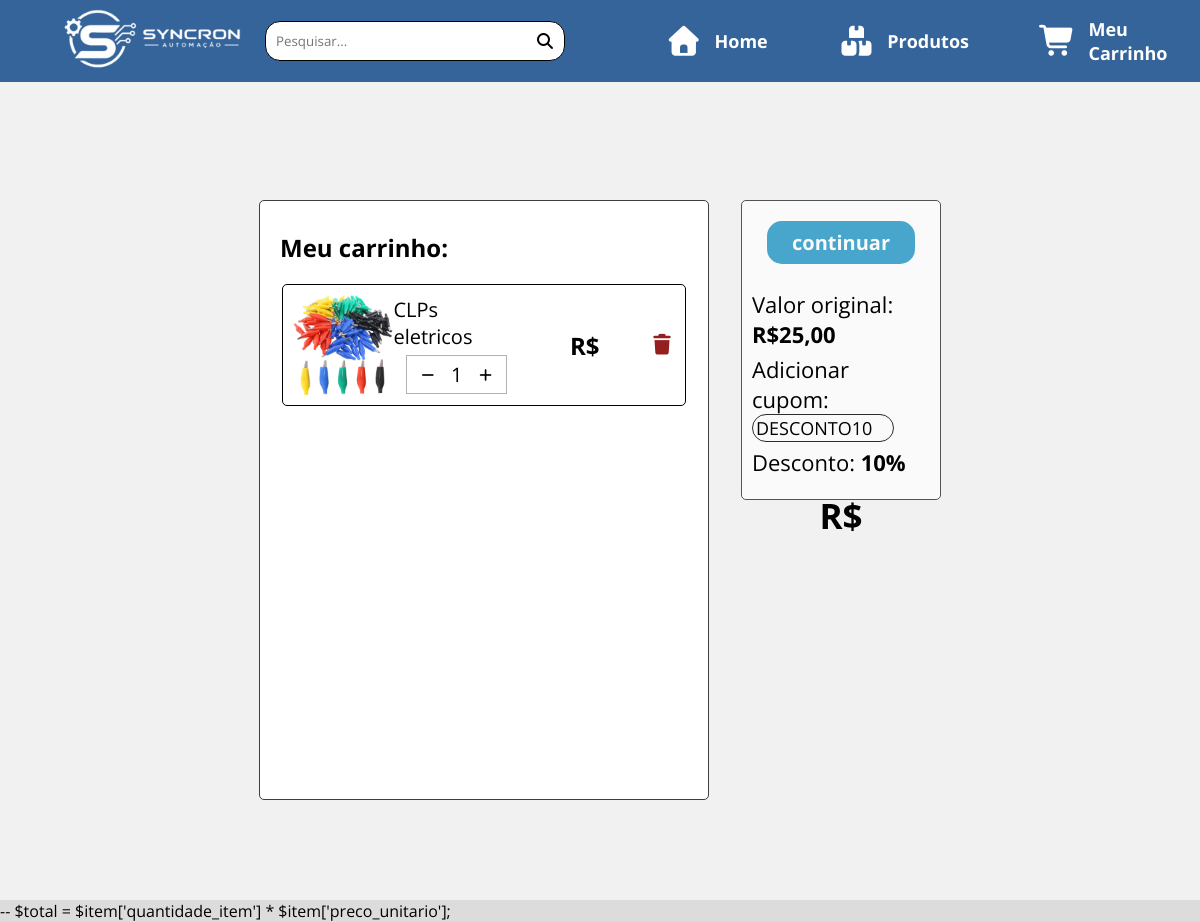
The app's page /pages/carrinho.php (signed in), older data.
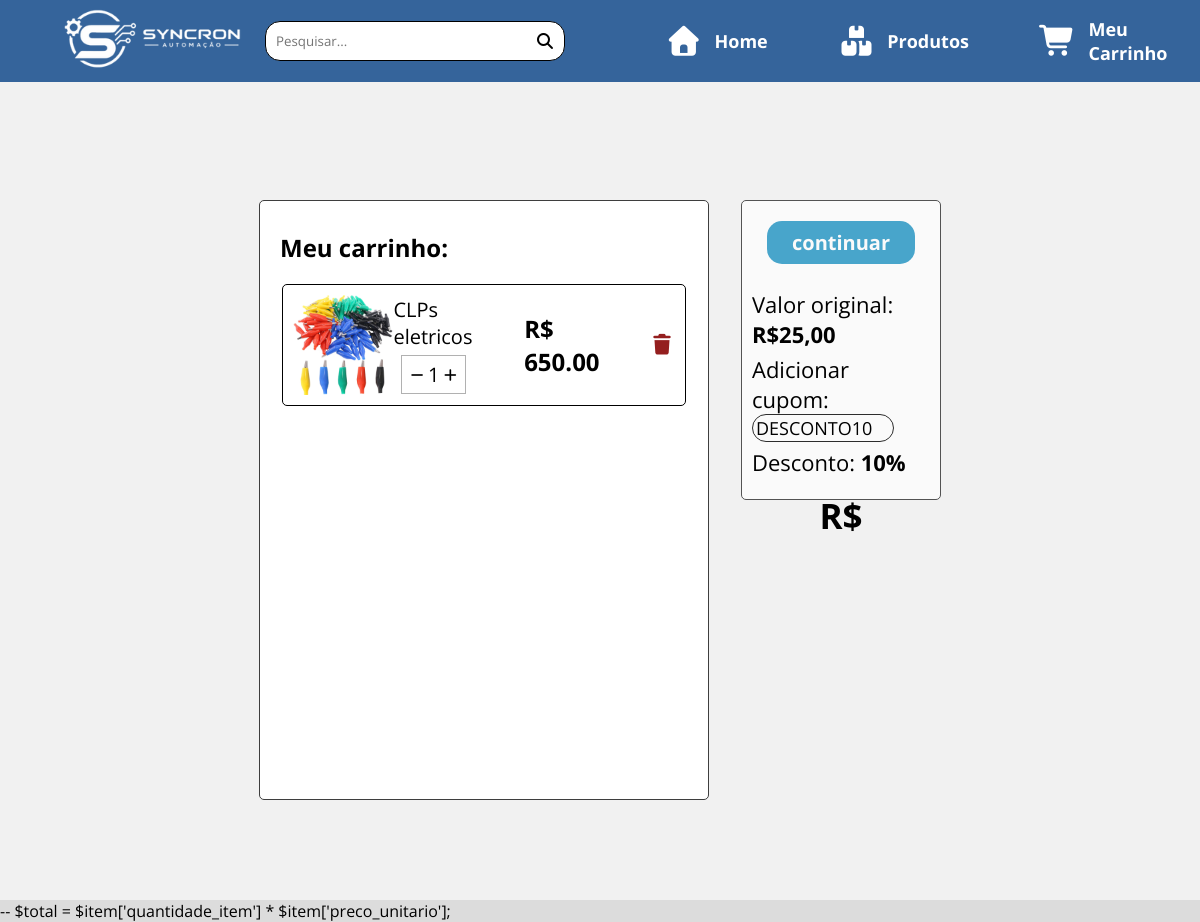
The same page, newer data.
### tables this page shows
CREATE TABLE `itens_pedidos` (
  `id_item` int(11) NOT NULL,
  `id_pedido` int(11) NOT NULL,
  `id_produto` int(11) NOT NULL,
  `quantidade_item` int(11) NOT NULL,
  `preco_unitario` decimal(10,2) NOT NULL
);

### includes/crud.php (called while the page is built, shortened)
<?php
try {
    function read($pdo, $table, $where = null) {
        $sql = "SELECT * FROM $table";
        if ($where) {
            $sql .= " WHERE $where";
        }
        $stmt = $pdo->query($sql);
        return $stmt->fetch(PDO::FETCH_ASSOC);
    }
} catch (PDOException $e) {
    die("Erro de conexão: " . $e->getMessage());
}

### pages/carrinho.php (the view, shortened to what this page needs)
<!DOCTYPE html>
<html lang="pt-br">
<head>
    <?php
    require_once "../includes/meta-links.php";
    require_once "../includes/crud.php";
    $id_item = 1;
    $quantidade_post = null;
    $item = read($pdo, "itens_pedidos", "id_item = $id_item" );
        ?>
    <link rel="stylesheet" href="../assets/carrinho.css">
</head>
<body>
    <?php include '../includes/header.php'; ?>
    <main>
        <div class="centraliza">
            <section class="carrinho">
                <h2>Meu carrinho:</h2>
                <div class="caixa_pedidos">
                    <div class="caixa">
                        <img src="../img/clps.jpg" width="100x100">
                        <div class="caixa_titulo">
                            <p>CLPs eletricos</p>
                            <div class="caixa_adicionar">
                               <button id="menos"><i class="fa-solid fa-minus"></i></button>
                                <p id="contador">1</p>
                                <button id="mais"><i class="fa-solid fa-plus"></i></button>
                            </div>
                        </div>
                        <div class="caixa_reais">
                            <h1>R$ <span id="total"><?php echo $item['preco_unitario'] ?></span></h1>
                            <button><i class="fa-solid fa-trash"></i></button>
                        </div>
                    </div>
                </div>
            </section>
            <section class="pagamento">
                <a href="pagamento.php" class="botao">continuar</a>
                    <div class="caixa_cupom">
                        <p>Valor original: <strong>R$25,00</strong></p>
                        <p>Adicionar cupom:</p>
                        <p class="cupom">DESCONTO10</p>
                        <p>Desconto: <strong>10%</strong></p>
                    </div>
                    <div>
                        <h1 class="total">R$ <?php echo $quantidade_post?></h1>
                    </div>
            </section>
        </div>
    </main>
    -- $total = $item['quantidade_item'] * $item['preco_unitario'];
</body>
</html>

### includes/meta-links.php (shortened to what this page needs)
<link rel="stylesheet" href="https://cdnjs.cloudflare.com/ajax/libs/font-awesome/7.0.1/css/all.min.css" />
<link rel="stylesheet" href="../assets/styles.css">

### includes/header.php (shortened to what this page needs)
<header>
    <div class="logo-header">
        <a href="index.php">
            <img src="../img/logo-header.png">
        </a>
    </div>
    <form class="search-bar" action="produtos.php" method="GET">
        <input type="text" name="pesquisa" placeholder="Pesquisar...">
        <i class="fa-solid fa-magnifying-glass"></i>
    </form>
    <nav>
        <a href="index.php"><i class="fa-solid fa-house"></i>Home</a>
        <a href="produtos.php"><i class="fa-solid fa-boxes-stacked"></i>Produtos</a>
        <a href="carrinho.php"><i class="fa-solid fa-cart-shopping"></i>Meu Carrinho</a>
    </nav>
</header>

### assets/styles.css (style rules this page uses)
* { margin: 0; padding: 0; box-sizing: border-box; font-family: "Open Sans", Arial, Helvetica, sans-serif; }
body { display: flex; flex-direction: column; min-height: 100vh; background-color: #dcdcdc; }
header { background-color: #35649B; height: 82px; display: flex; align-items: center; justify-content: space-around; position: fixed; width: 100%; padding: 0 40px; z-index: 999; }
.logo-header img { height: 60px; }
.search-bar { display: flex; flex-direction: column; align-items: flex-start; justify-content: center; position: relative; margin-right: 100px; }
.search-bar input { padding: 10px 10px; border: 1px solid #000; border-radius: 15px; width: 300px; caret-color: #000; }
.search-bar i { position: absolute; right: 10px; }
nav { display: flex; align-items: center; gap: 70px; }
nav a { color: white; text-decoration: none; font-size: 18px; font-weight: bold; display: flex; align-items: center; gap: 12px; transition: 0.3s; }
nav i { font-size: 30px; }
main { min-height: 100vh; }

### assets/carrinho.css (style rules this page uses)
main { padding-top: 100px; background-color: #f1f1f1; }
.centraliza { margin: 100px; display: flex; align-items: flex-start; justify-content: center; gap: 2em; }
.carrinho { border: 1px solid rgb(62, 62, 62); width: 45%; height: 600px; border-radius: 5px; background-color: #ffffff; }
.carrinho h2 { margin-left: 20px; margin-top: 30px; margin-bottom: 20px; }
.caixa_pedidos { display: flex; align-items: center; justify-content: flex-start; flex-direction: column; gap: 15px; max-height: 85%; overflow-y: auto; }
.caixa { border: 1px solid black; border-radius: 5px; display: flex; width: 90%; align-items: center; justify-content: space-evenly; padding: 10px; margin-bottom: 10px; }
.caixa_titulo { display: flex; flex-direction: column; align-items: center; justify-content: center; font-size: 20px; margin-right: 50px; }
.caixa_adicionar { border: 1px solid rgb(177, 177, 177); text-align: center; display: flex; width: 80%; align-items: center; justify-content: space-around; padding: 5px; margin-top: 5px; }
.caixa_adicionar button { border: none; background-color: white; cursor: pointer; }
.caixa_reais { display: flex; justify-content: center; align-items: center; gap: 50px; }
.caixa_reais i { color: rgb(148, 31, 31); font-size: 20px; }
.caixa_reais button { border: none; background-color: white; cursor: pointer; }
.pagamento { width: 20%; display: flex; align-items: center; flex-direction: column; height: 300px; border-radius: 5px; border: 1px solid rgb(83, 83, 83); background-color: #fafafa; }
.pagamento p { text-align: left; font-size: 22px; width: 100%; }
.caixa_cupom { display: flex; justify-content: center; align-items: flex-start; padding: 10px; flex-direction: column; }
.pagamento .caixa_cupom .cupom { width: 80%; font-size: 18px; border-radius: 20px; border: 1px solid rgb(45, 45, 45); padding: 1px 3px; }
.botao { width: 75%; background-color: #48a5cb; color: #fafafa; margin: 20px 0px 10px; padding: 8px 0px; text-decoration: none; text-align: center; font-weight: 700; border-radius: 15px; font-size: 20px; }
p:has(strong) { margin: 5px 0px; }
.total { font-size: 35px; }

Row changes from the older to the newer data that the page shows:
added itens_pedidos: preco_unitario "650.00"
